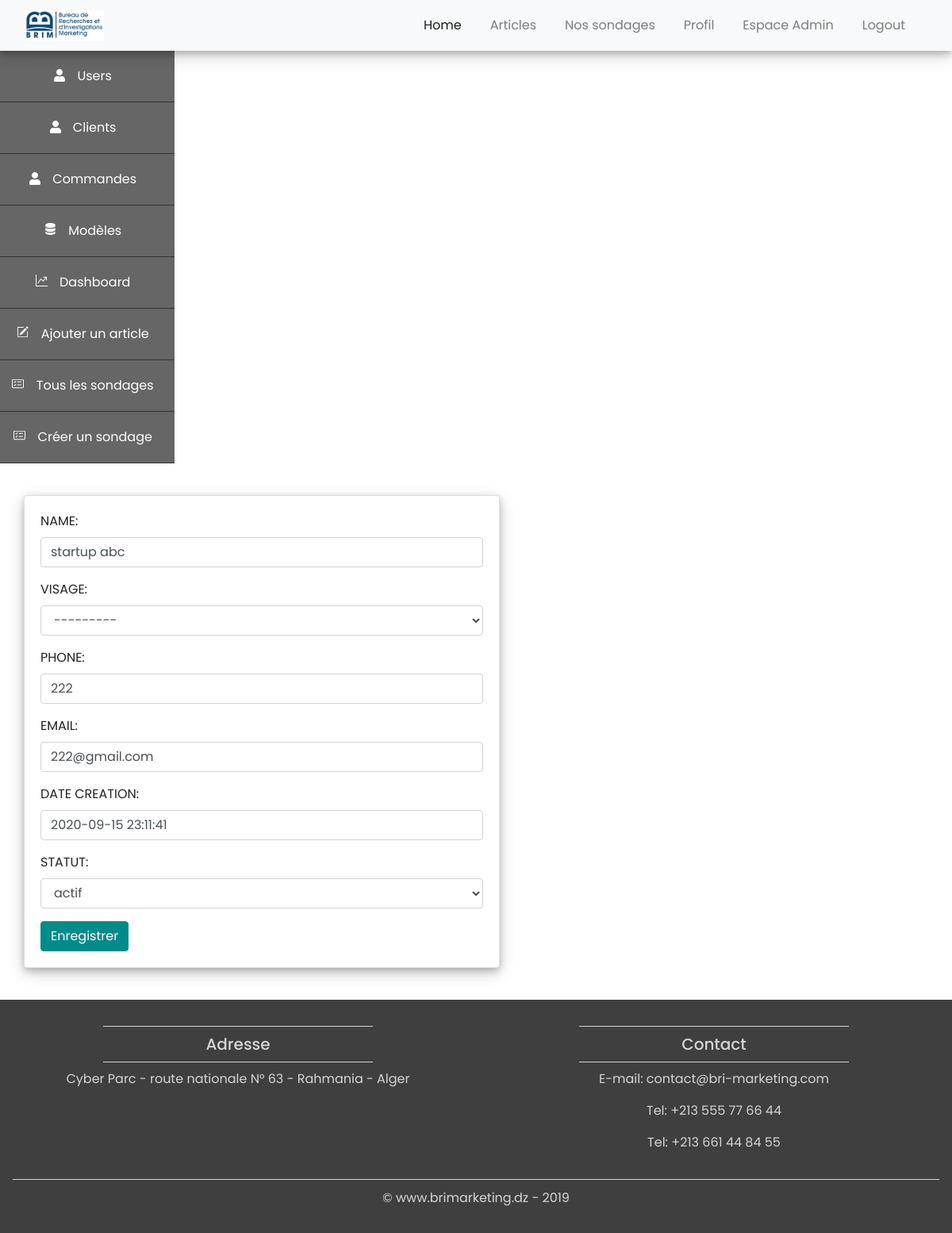
/client/modifierclient/1/ (signed in), run on the app's committed database.
### client/models.py (models this page shows, shortened)
class Client(models.Model):
	NAME = models.CharField(max_length=200, null=True)
	VISAGE = models.ForeignKey("auth.User", limit_choices_to={'groups__name': "Délégué"}, on_delete=models.CASCADE, null=True, blank=True)
	PHONE = models.CharField(max_length=200, null=True)
	EMAIL = models.CharField(max_length=200, null=True)
	STATUT_CHOICES = (
		('Actif','actif'),
		('Inactif','inactif')
	)
	DATE_CREATION = models.DateTimeField(default=timezone.now, null=True)
	STATUT = models.CharField(max_length=200, choices = STATUT_CHOICES, default='Actif', null=True)

### membres/decorators.py (the view)
		def wrapper_func(request, *args, **kwargs):
			group = None
			if request.user.groups.exists():
				group = request.user.groups.all()[0].name
			if group in allowed_roles:
				return view_func(request, *args, **kwargs)
			else:
				return redirect('homepage:home')

### client/forms.py
class ClientForm(forms.ModelForm):
	class Meta:
		model =  Client
		fields = '__all__'
	def __init__(self, *args, **kwargs):
		super(ClientForm, self).__init__(*args, **kwargs)
		for field in self.fields:
			self.fields[field].widget.attrs.update({'class':'form-control'})

### client/views.py (called while the page is built)
@connecte_user
@allowed_users(allowed_roles=['Admin'])
def modifierClient(request, pk):
	client = Client.objects.get(id=pk)
	form = ClientForm(instance=client)
	if request.method == 'POST':
		form = ClientForm(request.POST, instance=client)
		if form.is_valid():
			form.save()
			return redirect('client:client', pk=pk)
	context = {'form': form}
	return render(request, 'client/creerclient.html', context)

### templates/client/creerclient.html (shortened to what this page needs)
{% extends 'base.html'%}
{% load static %}
{% block content %}
<div class="container-fluid menocote">
	{% include 'sidebar.html' %}
	<div class="container" style="margin-bottom: 40px; margin-top: 40px" >
		<div class="row">
			<div class="user_card">
				<div class="card card-body">
					<form method="POST">
						{{ form.as_p }}
						<button class="btn btn-primary" type="submit">Enregistrer</button>
					</form>
				</div>
			</div>
		</div>
	</div>
	</div>
</div>
{% endblock %}

### static/style.css (style rules this page uses)
html, body { height:100%; width:100%; font-family: 'Poppins', sans-serif; color: #222; }
body { margin: 0; padding: 0; position: absolute; }
.btn-primary { background-color: #008B8B; border: 1px solid #008B8B; }
* { box-sizing: border-box; }

### templates/client/creerclient.html (style rules this page uses)
.user_card { width: 600px; margin-top: auto; margin-bottom: auto; position: relative; display: flex; justify-content: center; flex-direction: column; box-shadow: 0 4px 8px 0 rgba(0, 0, 0, 0.2), 0 6px 20px 0 rgba(0, 0, 0, 0.19); -webkit-box-shadow: 0 4px 8px 0 rgba(0, 0, 0, 0.2), 0 6px 20px 0 rgba(0, 0, 0, 0.19); -moz-box-shadow: 0 4px 8px 0 rgba(0, 0, 0, 0.2), 0 6px 20px 0 rgba(0, 0, 0, 0.19); border-radius: 5px; }

### data on the page
Client: NAME "startup abc", VISAGE "---------", PHONE "222", EMAIL "222@gmail.com", DATE_CREATION "2020-09-15 23:11:41", STATUT "actif"
